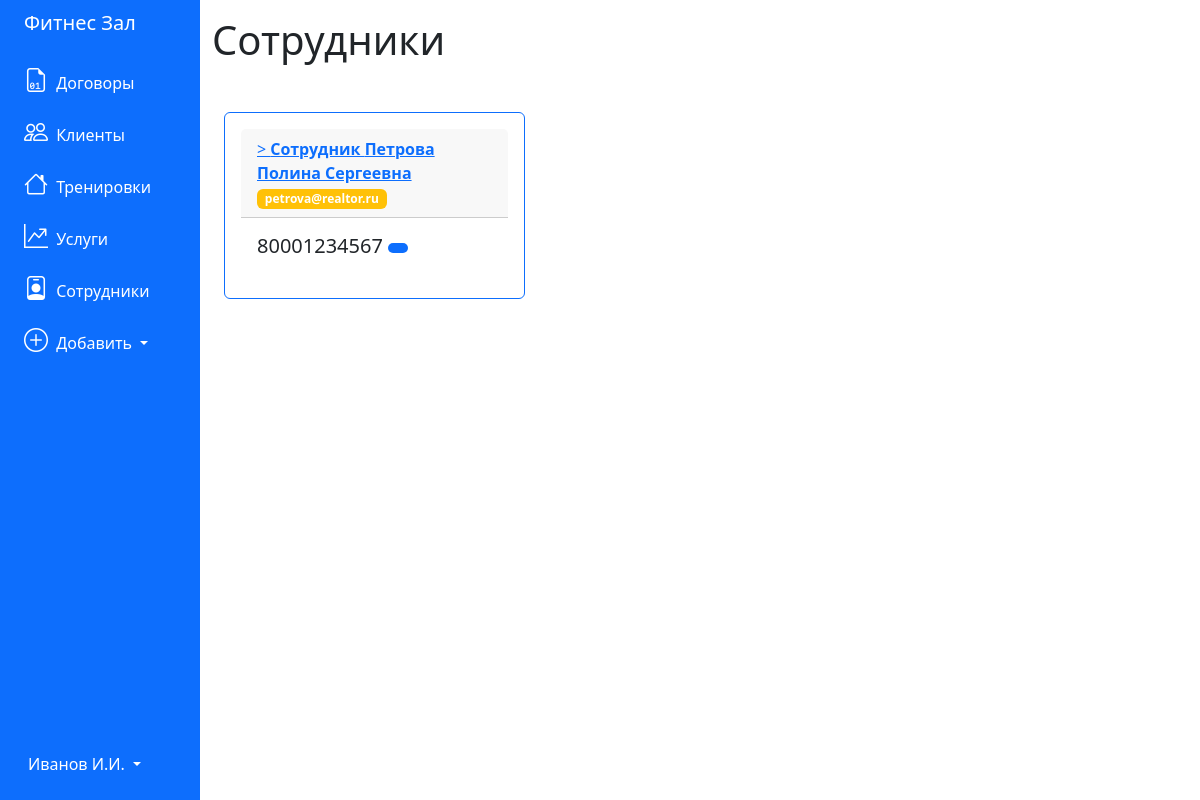
/employees, run on an earlier commit of the app's database.
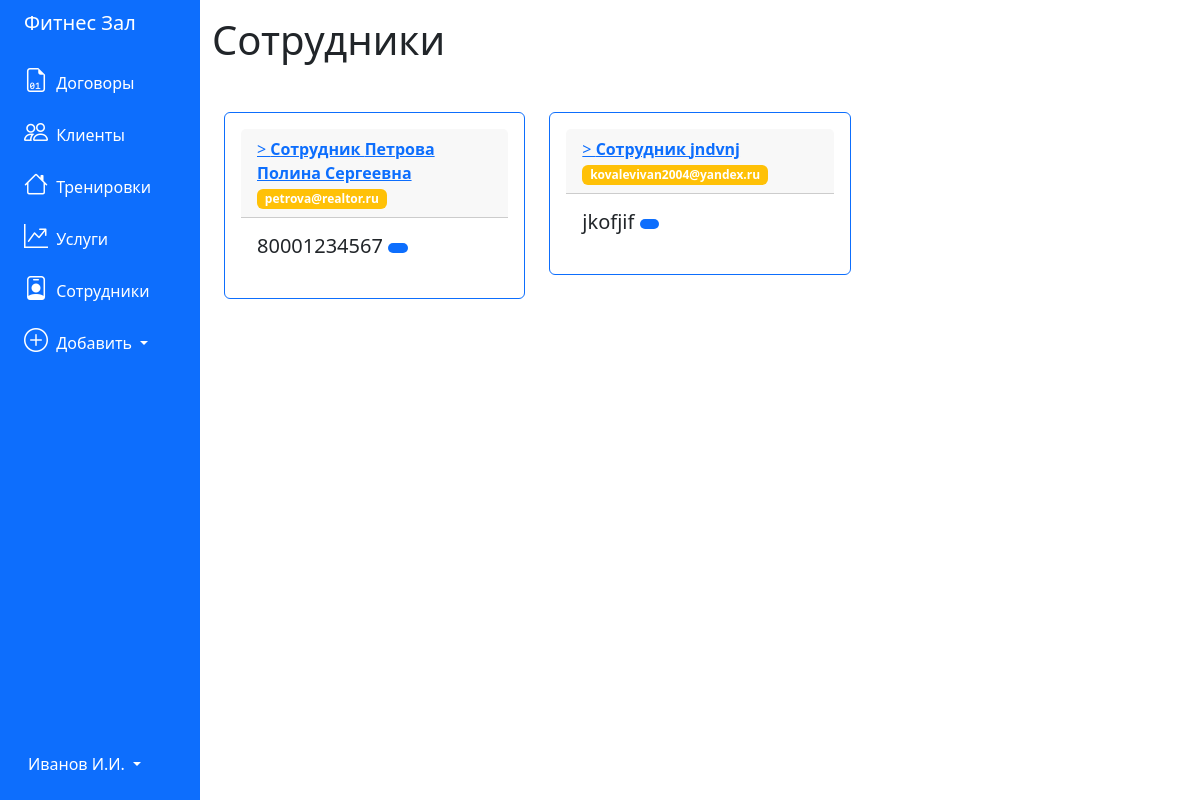
And on a later commit of the database.
### tables this page shows
CREATE TABLE 'employees' (
	"id_employee" INTEGER PRIMARY KEY AUTOINCREMENT,
	'name' TEXT,
	'email' TEXT,
	'phone_number' TEXT,
	'position' TEXT,
	'department' TEXT,
	'chief_id' INTEGER
);

### app.py (the view)
@app.route('/employees')
def employees():
    conn = get_db_connection()
    pos = conn.execute("""SELECT * FROM employees""").fetchall()
    conn.close()
    return render_template('employees.html', employees=pos)

### app.py (called while the page is built)
def get_db_connection():
    conn = sqlite3.connect('../pythonProject4/database.db')
    conn.row_factory = sqlite3.Row
    return conn

### templates/employees.html
{% extends 'base.html' %}
{% block content %}
<h1>{% block title %} Сотрудники {% endblock %}</h1>
<div class="container mt-5 mb-3">
    <div class="row">
        {% for employee in employees %}
        <div class="col-md-4">
            <div class="card p-3 mb-2 border-primary">
                <div class="card-header">
                    <a href="{{ url_for('employee', employee_id=employee['id_employee']) }}">>
                        <b>Сотрудник {{ employee['name'] }}</b>
                    </a>
                    <br>
                    <span class="badge bg-warning">{{ employee['email'] }}</span>
                </div>
                <div class="card-body">
                    <h5 class="card-title">{{ employee['phone_number'] }} <span class="badge bg-primary">{{
                            employee['passport'] }} </span></h5>
                </div>
            </div>
        </div>
        {% endfor %}
    </div>
</div>
{% endblock %}

What changed in the data, as far as the page shows it:
added employees: name "jndvnj", email "kovalevivan2004@yandex.ru", phone_number "jkofjif"
